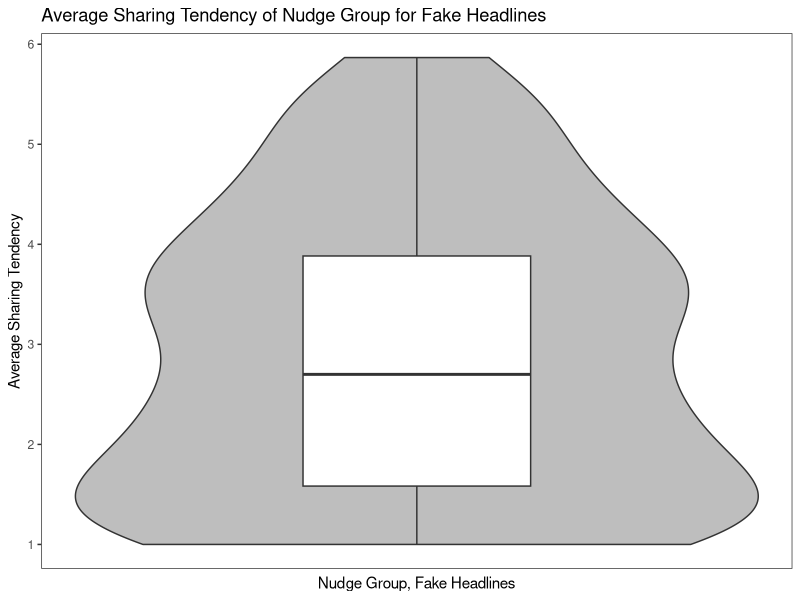
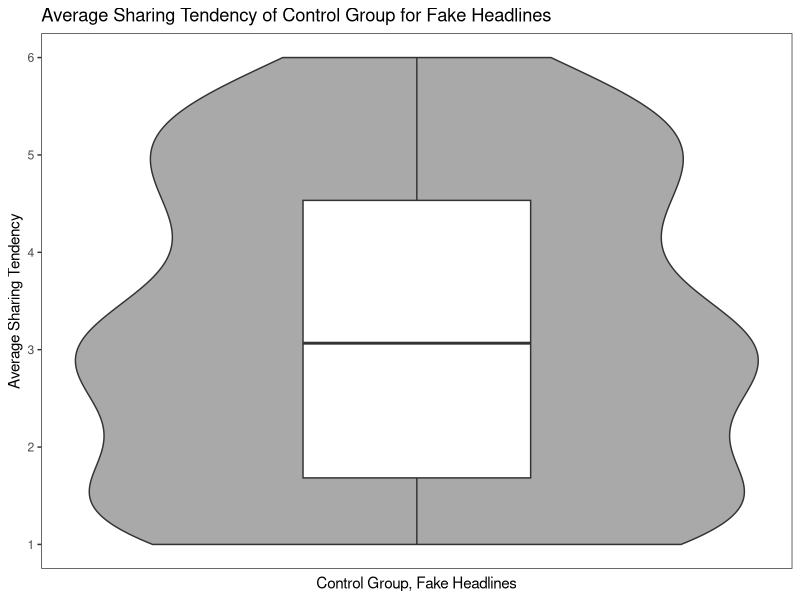
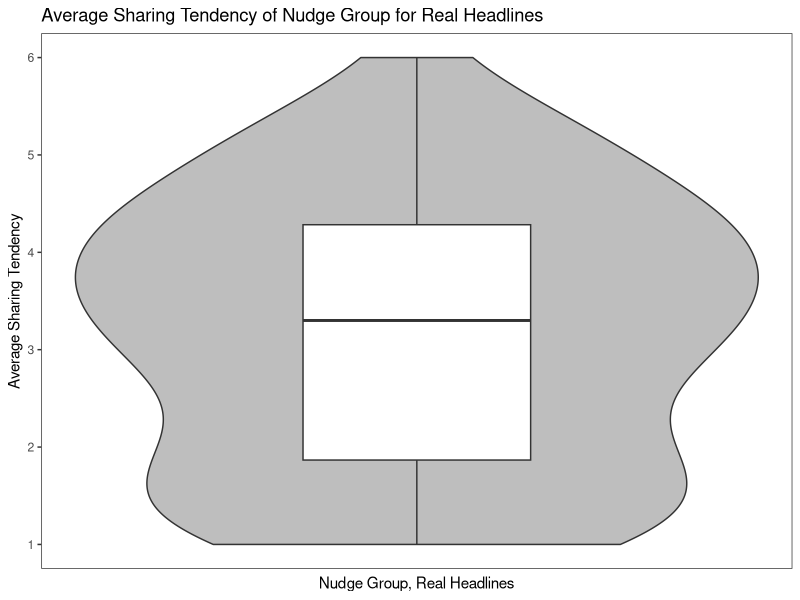
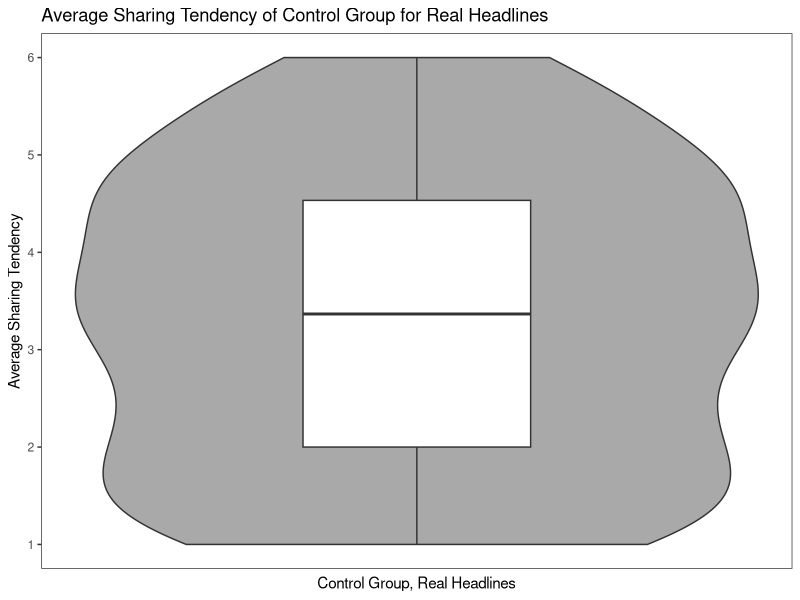

The R source for these figures, in order:
## ---- chunk 1
knitr::opts_chunk$set(echo = TRUE)
## ---- chunk 2
install.packages("tidyverse") # Install tidyverse
library(tidyverse) # Load tidyverse
## ---- chunk 3
# Load data into new variable 
study2 <- readxl::read_xlsx("NudgeDataStudy2.xlsx")
# Print data
print(study2)
## ---- chunk 4
# Select relevant columns
study2 <- study2 %>% 
  select(Group, Fake1_1, Fake1_2, Fake1_3, Fake1_4, Fake1_5, Fake1_6, Fake1_7, Fake1_8, Fake1_9, Fake1_10, Fake1_11, Fake1_12, Fake1_13, Fake1_14, Fake1_15, Real1_1, Real1_2, Real1_3, Real1_4, Real1_5, Real1_6, Real1_7, Real1_8, Real1_9, Real1_10, Real1_11, Real1_12, Real1_13, Real1_14, Real1_15)
# Print data
glimpse(study2)
## ---- chunk 5
# Rename columns
study2 <- study2 %>% 
  rename(FakeQ1 = Fake1_1, FakeQ2 = Fake1_2, FakeQ3 = Fake1_3, FakeQ4 = Fake1_4, FakeQ5 = Fake1_5, FakeQ6 = Fake1_6, FakeQ7 = Fake1_7, FakeQ8 = Fake1_8, FakeQ9 = Fake1_9, FakeQ10 = Fake1_10, FakeQ11 = Fake1_11, FakeQ12 = Fake1_12, FakeQ13 = Fake1_13, FakeQ14 = Fake1_14, FakeQ15 = Fake1_15, RealQ1 = Real1_1, RealQ2 = Real1_2, RealQ3 = Real1_3, RealQ4 = Real1_4, RealQ5 = Real1_5, RealQ6 = Real1_6, RealQ7 = Real1_7, RealQ8 = Real1_8, RealQ9 = Real1_9, RealQ10 = Real1_10, RealQ11 = Real1_11, RealQ12 = Real1_12, RealQ13 = Real1_13, RealQ14 = Real1_14, RealQ15 = Real1_15)
# Print data
glimpse(study2)
## ---- chunk 6
# Creating new columns using the nudge group data 
s2nudge <- study2 %>% 
 filter(Group == 2) %>% # Filter for nudge group only
 rowwise() %>% # Ask R to see data in rows 
 mutate(FH_N_Total_Sharing_Tendency = sum(FakeQ1, FakeQ2, FakeQ3, FakeQ4, FakeQ5, FakeQ6, FakeQ7, FakeQ8, FakeQ9, FakeQ10, FakeQ11, FakeQ12, FakeQ13, FakeQ14, FakeQ15)) %>% # Create new column to calculate total sharing tendency for fake headlines
  mutate(RH_N_Total_Sharing_Tendency = sum(RealQ1, RealQ2, RealQ3, RealQ4, RealQ5, RealQ6, RealQ7, RealQ8, RealQ9, RealQ10, RealQ11, RealQ12, RealQ13, RealQ14, RealQ15)) %>% # Create new column to calculate total sharing tendency for real headlines
  mutate(FH_N_Average_Sharing_Tendency = FH_N_Total_Sharing_Tendency/15) %>% # Create new column to calculate average sharing tendency for fake headlines
  mutate(RH_N_Average_Sharing_Tendency = RH_N_Total_Sharing_Tendency/15) # Create new column to calculate total sharing tendency for real headlines
glimpse(s2nudge) # Print data

# Creating new columns using the control group data 
s2control <- study2 %>% 
  filter(Group == 1) %>% # Filter for control group only
 rowwise() %>% # Ask R to see data in rows 
 mutate(FH_C_Total_Sharing_Tendency = sum(FakeQ1, FakeQ2, FakeQ3, FakeQ4, FakeQ5, FakeQ6, FakeQ7, FakeQ8, FakeQ9, FakeQ10, FakeQ11, FakeQ12, FakeQ13, FakeQ14, FakeQ15)) %>% # Create new column to calculate total sharing tendency for fake headlines
  mutate(RH_C_Total_Sharing_Tendency = sum(RealQ1, RealQ2, RealQ3, RealQ4, RealQ5, RealQ6, RealQ7, RealQ8, RealQ9, RealQ10, RealQ11, RealQ12, RealQ13, RealQ14, RealQ15)) %>% # Create new column to calculate total sharing tendency for real headlines
  mutate(FH_C_Average_Sharing_Tendency = FH_C_Total_Sharing_Tendency/15) %>% # Create new column to calculate average sharing tendency for fake headlines
  mutate(RH_C_Average_Sharing_Tendency = RH_C_Total_Sharing_Tendency/15) # Create new column to calculate total sharing tendency for real headlines
glimpse(s2control) # Print data
## ---- chunk 7
# Fake Headlines, Nudge Group
s2nudgeFH <- ggplot(data = s2nudge) +
  geom_violin(aes(x = Group, y = FH_N_Average_Sharing_Tendency), fill = "grey") + # Create violin plot for nudge group and their average responses to fake headlines 
  geom_boxplot(aes(x = Group, y = FH_N_Average_Sharing_Tendency), width = 0.3) + # Create box plot
  scale_y_continuous(breaks=c(1,2,3,4,5,6)) + # Specify y-axis points
  xlab("Nudge Group, Fake Headlines") + # Change x-axis label
  ylab("Average Sharing Tendency") + # Change y-axis label
  ggtitle("Average Sharing Tendency of Nudge Group for Fake Headlines") + # Change plot title
  theme_bw() + # Change theme
  theme(axis.ticks.x = element_blank(), # Remove x-axis ticks
        panel.grid.major = element_blank(), # Remove gridlines
        panel.grid.minor = element_blank(), # Remove gridlines
        panel.background = element_blank(), # Remove background colour
        axis.text.x = element_blank()) # Remove x-axis values 
print(s2nudgeFH) # Print graph 

# Fake Headlines, Control Group
s2controlFH <- ggplot(data = s2control) +
  geom_violin(aes(x = Group, y = FH_C_Average_Sharing_Tendency), fill = "darkgrey") + # Create violin plot for nudge group and their average responses to true headlines
  geom_boxplot(aes(x = Group, y = FH_C_Average_Sharing_Tendency), width = 0.3) + # Create box plot
    scale_y_continuous(breaks=c(1,2,3,4,5,6)) + # Specify y-axis points
  xlab("Control Group, Fake Headlines") + # Change x-axis label
  ylab("Average Sharing Tendency") + # Change y-axis label
  ggtitle("Average Sharing Tendency of Control Group for Fake Headlines") + # Change plot title
  theme_bw() + # Change theme
  theme(axis.ticks.x = element_blank(), # Remove x-axis ticks
        panel.grid.major = element_blank(), # Remove gridlines
        panel.grid.minor = element_blank(), # Remove gridlines
        panel.background = element_blank(), # Remove background colour
        axis.text.x = element_blank()) # Remove x-axis values
print(s2controlFH) # Print graph
## ---- chunk 8
# Real Headlines, Nudge Group 
s2nudgeRH <- ggplot(data = s2nudge) +
  geom_violin(aes(x = Group, y = RH_N_Average_Sharing_Tendency), fill = "grey") + # Create violin plot for control group and their average responses to fake headlines
  geom_boxplot(aes(x = Group, y = RH_N_Average_Sharing_Tendency), width = 0.3) + # Create box plot
  scale_y_continuous(breaks=c(1,2,3,4,5,6)) + # Specify y-axis points
  xlab("Nudge Group, Real Headlines") + # Change x-axis label
  ylab("Average Sharing Tendency") + # Change y-axis label
  ggtitle("Average Sharing Tendency of Nudge Group for Real Headlines") + # Change plot title
  theme_bw() + # Change theme
  theme(axis.ticks.x = element_blank(), # Remove x-axis ticks
        panel.grid.major = element_blank(), # Remove gridlines
        panel.grid.minor = element_blank(), # Remove gridlines
        panel.background = element_blank(), # Remove background colour
        axis.text.x = element_blank()) # Remove x-axis values
print(s2nudgeRH) # Print graph


# Real Headlines, Control Group
s2controlRH <- ggplot(data = s2control) +
  geom_violin(aes(x = Group, y = RH_C_Average_Sharing_Tendency), fill = "darkgrey") + # Create violin plot for control group and their average responses to true headlines
  geom_boxplot(aes(x = Group, y = RH_C_Average_Sharing_Tendency), width = 0.3) + # Create box plot
  scale_y_continuous(breaks=c(1,2,3,4,5,6)) + # Specify y-axis points
  xlab("Control Group, Real Headlines") + # Change x-axis label
  ylab("Average Sharing Tendency") + # Change y-axis label
  ggtitle("Average Sharing Tendency of Control Group for Real Headlines") + # Change plot title
  theme_bw() + # Change theme
  theme(axis.ticks.x = element_blank(), # Remove x-axis ticks
        panel.grid.major = element_blank(), # Remove gridlines
        panel.grid.minor = element_blank(), # Remove gridlines
        panel.background = element_blank(), # Remove background colour
        axis.text.x = element_blank()) # Remove x-axis values
print(s2controlRH) # Print graph
